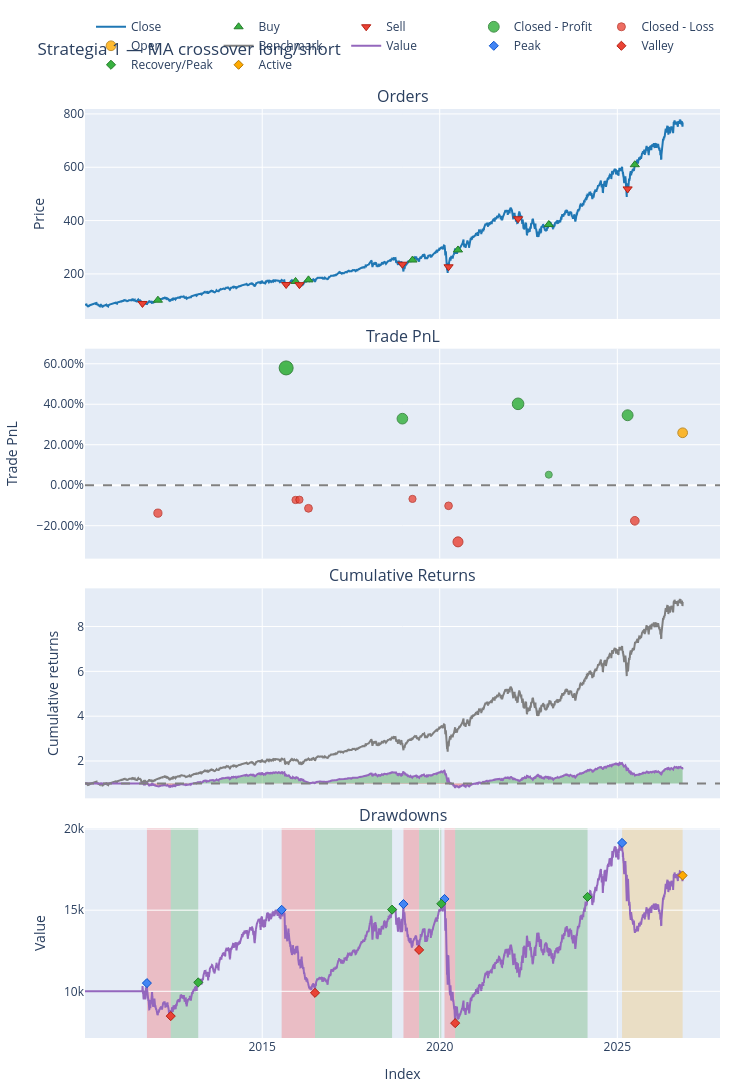

Source (notebook cell):
### Code cell
pf_ma = backtest(entries=golden, exits=death, short_entries=death, short_exits=golden)
pf_ma.plot(subplots=["orders", "trade_pnl", "cum_returns", "drawdowns"],
           title="Strategia 1 — MA crossover long/short").show()
pf_ma.stats()

### Figure 1 — Plotly figure (JSON) as saved in the notebook; plotly's stock layout.template omitted (floating-point values rounded to 4 significant figures; data arrays with more than 128 entries replaced by an {"elided": "..."} marker saying what was removed)
{"data": [{"legendgroup": "0", "line": {"color": "#1f77b4"}, "name": "Close", "showlegend": true, "type": "scatter", "x": {"elided": "4236 str values"}, "xaxis": "x", "y": {"elided": "4236 float values"}, "yaxis": "y"}, {"customdata": [[1.0, 197.0, 9.99], [3.0, 158.3, 13.6], [5.0, 131.8, 11.71], [7.0, 109.3, 13.78], [9.0, 79.65, 11.54], [11.0, 60.52, 11.66], [13.0, 54.15, 16.5]], "hovertemplate": "Order Id: %{customdata[0]}<br>Timestamp: %{x}<br>Price: %{y}<br>Size: %{customdata[1]:.6f}<br>Fees: %{customdata[2]:.6f}", "legendgroup": "1", "marker": {"color": "#37B13F", "line": {"color": "rgb(38,123,44)", "width": 1}, "size": 8, "symbol": "triangle-up"}, "mode": "markers", "name": "Buy", "type": "scatter", "x": ["2012-01-24T00:00:00", "2015-12-10T00:00:00", "2016-04-21T00:00:00", "2019-03-27T00:00:00", "2020-07-07T00:00:00", "2023-01-27T00:00:00", "2025-06-30T00:00:00"], "xaxis": "x", "y": [101.4, 171.8, 177.7, 252.1, 289.9, 385.2, 609.4], "yaxis": "y"}, {"customdata": [[0.0, 112.0, 4.998], [2.0, 169.8, 13.61], [4.0, 146.8, 11.72], [6.0, 116.7, 13.8], [8.0, 101.9, 11.56], [10.0, 57.37, 11.67], [12.0, 63.67, 16.51]], "hovertemplate": "Order Id: %{customdata[0]}<br>Timestamp: %{x}<br>Price: %{y}<br>Size: %{customdata[1]:.6f}<br>Fees: %{customdata[2]:.6f}", "legendgroup": "2", "marker": {"color": "#EA4335", "line": {"color": "rgb(181,31,18)", "width": 1}, "size": 8, "symbol": "triangle-down"}, "mode": "markers", "name": "Sell", "type": "scatter", "x": ["2011-08-18T00:00:00", "2015-09-04T00:00:00", "2016-01-19T00:00:00", "2018-12-13T00:00:00", "2020-04-01T00:00:00", "2022-03-17T00:00:00", "2025-04-17T00:00:00"], "xaxis": "x", "y": [89.21, 160.3, 159.7, 236.3, 226.7, 406.8, 518.8], "yaxis": "y"}, {"customdata": [[1.0, 1.0, 4992.0, 0.5793], [5.0, 5.0, 3412.0, 0.3288], [9.0, 9.0, 3345.0, 0.4021], [10.0, 10.0, 606.5, 0.052], [11.0, 11.0, 4240.0, 0.3456]], "hovertemplate": "Exit Trade Id: %{customdata[0]}<br>Position Id: %{customdata[1]}<br>Exit Timestamp: %{x}<br>PnL: %{customdata[2]:.6f}<br>Return: %{customdata[3]:.2%}", "legendgroup": "3", "marker": {"color": "#37B13F", "line": {"color": "rgb(38,123,44)", "width": 1}, "opacity": [0.9, 0.8287, 0.8496, 0.75, 0.8335], "size": [14.0, 10.67, 11.65, 7.0, 10.9], "symbol": "circle"}, "mode": "markers", "name": "Closed - Profit", "type": "scatter", "x": ["2015-09-04T00:00:00", "2018-12-13T00:00:00", "2022-03-17T00:00:00", "2023-01-27T00:00:00", "2025-04-17T00:00:00"], "xaxis": "x2", "y": [0.5793, 0.3288, 0.4021, 0.052, 0.3456], "yaxis": "y2"}, {"customdata": [[0.0, 0.0, -1378.0, -0.1379], [2.0, 2.0, -990.9, -0.07283], [3.0, 3.0, -904.0, -0.07165], [4.0, 4.0, -1335.0, -0.114], [6.0, 6.0, -933.1, -0.06767], [7.0, 7.0, -1307.0, -0.1017], [8.0, 8.0, -3232.0, -0.2798], [12.0, 12.0, -2902.0, -0.1758]], "hovertemplate": "Exit Trade Id: %{customdata[0]}<br>Position Id: %{customdata[1]}<br>Exit Timestamp: %{x}<br>PnL: %{customdata[2]:.6f}<br>Return: %{customdata[3]:.2%}", "legendgroup": "4", "marker": {"color": "#EA4335", "line": {"color": "rgb(181,31,18)", "width": 1}, "opacity": [0.7744, 0.7559, 0.7556, 0.7676, 0.7545, 0.7641, 0.8148, 0.7852], "size": [8.14, 7.276, 7.261, 7.823, 7.208, 7.659, 10.02, 8.643], "symbol": "circle"}, "mode": "markers", "name": "Closed - Loss", "type": "scatter", "x": ["2012-01-24T00:00:00", "2015-12-10T00:00:00", "2016-01-19T00:00:00", "2016-04-21T00:00:00", "2019-03-27T00:00:00", "2020-04-01T00:00:00", "2020-07-07T00:00:00", "2025-06-30T00:00:00"], "xaxis": "x2", "y": [-0.1379, -0.07283, -0.07165, -0.114, -0.06767, -0.1017, -0.2798, -0.1758], "yaxis": "y2"}, {"customdata": [[13.0, 13.0, 3525.0, 0.2591]], "hovertemplate": "Exit Trade Id: %{customdata[0]}<br>Position Id: %{customdata[1]}<br>Exit Timestamp: %{x}<br>PnL: %{customdata[2]:.6f}<br>Return: %{customdata[3]:.2%}", "legendgroup": "5", "marker": {"color": "#FFAA00", "line": {"color": "rgb(178,118,0)", "width": 1}, "opacity": [0.8089], "size": [9.749], "symbol": "circle"}, "mode": "markers", "name": "Open", "type": "scatter", "x": ["2026-11-04T00:00:00"], "xaxis": "x2", "y": [0.2591], "yaxis": "y2"}, {"legendgroup": "6", "line": {"color": "#7f7f7f"}, "name": "Benchmark", "showlegend": true, "type": "scatter", "x": {"elided": "4236 str values"}, "xaxis": "x3", "y": {"elided": "4236 float values"}, "yaxis": "y3"}, {"hoverinfo": "skip", "legendgroup": "7", "line": {"color": "rgba(0, 0, 0, 0)", "width": 0}, "opacity": 0, "showlegend": false, "type": "scatter", "x": {"elided": "4236 str values"}, "xaxis": "x3", "y": {"elided": "4236 int values"}, "yaxis": "y3"}, {"connectgaps": false, "fill": "tonexty", "fillcolor": "rgba(0, 128, 0, 0.3)", "hoverinfo": "skip", "legendgroup": "7", "line": {"color": "rgba(0, 0, 0, 0)", "width": 0}, "opacity": 0, "showlegend": false, "type": "scatter", "x": {"elided": "4236 str values"}, "xaxis": "x3", "y": {"elided": "4236 float values"}, "yaxis": "y3"}, {"hoverinfo": "skip", "legendgroup": "7", "line": {"color": "rgba(0, 0, 0, 0)", "width": 0}, "opacity": 0, "showlegend": false, "type": "scatter", "x": {"elided": "4236 str values"}, "xaxis": "x3", "y": {"elided": "4236 int values"}, "yaxis": "y3"}, {"connectgaps": false, "fill": "tonexty", "fillcolor": "rgba(255, 0, 0, 0.3)", "hoverinfo": "skip", "legendgroup": "7", "line": {"color": "rgba(0, 0, 0, 0)", "width": 0}, "opacity": 0, "showlegend": false, "type": "scatter", "x": {"elided": "4236 str values"}, "xaxis": "x3", "y": {"elided": "4236 float values"}, "yaxis": "y3"}, {"legendgroup": "8", "line": {"color": "#9467bd"}, "name": "Value", "showlegend": true, "type": "scatter", "x": {"elided": "4236 str values"}, "xaxis": "x3", "y": {"elided": "4236 float values"}, "yaxis": "y3"}, {"hoverinfo": "skip", "legendgroup": "7", "line": {"color": "rgba(0, 0, 0, 0)", "width": 0}, "opacity": 0.0, "showlegend": false, "type": "scatter", "x": {"elided": "4236 str values"}, "xaxis": "x3", "y": {"elided": "4236 int values"}, "yaxis": "y3"}, {"legendgroup": "8", "line": {"color": "#9467bd"}, "name": "Value", "showlegend": false, "type": "scatter", "x": {"elided": "4236 str values"}, "xaxis": "x4", "y": {"elided": "4236 float values"}, "yaxis": "y4"}, {"customdata": [[1], [57], [60], [65], [89]], "hovertemplate": "Drawdown Id: %{customdata[0]}<br>Peak Timestamp: %{x}<br>Peak Value: %{y}", "legendgroup": "9", "marker": {"color": "#4285F4", "line": {"color": "rgb(11,84,205)", "width": 1}, "size": 7, "symbol": "diamond"}, "mode": "markers", "name": "Peak", "type": "scatter", "x": ["2011-10-03T00:00:00", "2015-07-20T00:00:00", "2018-12-24T00:00:00", "2020-02-19T00:00:00", "2025-02-19T00:00:00"], "xaxis": "x4", "y": [10510.0, 15020.0, 15380.0, 15690.0, 19150.0], "yaxis": "y4"}, {"customdata": [["1", "-0.19352996360256552", "168 days 00:00:00"], ["57", "-0.3406416326800678", "237 days 00:00:00"], ["60", "-0.18378520383742558", "109 days 00:00:00"], ["65", "-0.48763662253063", "76 days 00:00:00"]], "hovertemplate": "Drawdown Id: %{customdata[0]}<br>Valley Timestamp: %{x}<br>Valley Value: %{y}<br>Drawdown: %{customdata[1]:.2%}<br>Duration: %{customdata[2]}", "legendgroup": "10", "marker": {"color": "#EA4335", "line": {"color": "rgb(181,31,18)", "width": 1}, "size": 7, "symbol": "diamond"}, "mode": "markers", "name": "Valley", "type": "scatter", "x": ["2012-06-04T00:00:00", "2016-06-27T00:00:00", "2019-06-03T00:00:00", "2020-06-08T00:00:00"], "xaxis": "x4", "y": [8472.0, 9905.0, 12550.0, 8039.0], "yaxis": "y4"}, {"customdata": [["1", "0.24517061324789413", "194 days 00:00:00"], ["57", "0.517862598826302", "548 days 00:00:00"], ["60", "0.22647217734890088", "159 days 00:00:00"], ["65", "0.9675976644135448", "939 days 00:00:00"]], "hovertemplate": "Drawdown Id: %{customdata[0]}<br>End Timestamp: %{x}<br>End Value: %{y}<br>Return: %{customdata[1]:.2%}<br>Duration: %{customdata[2]}", "legendgroup": "11", "marker": {"color": "#37B13F", "line": {"color": "rgb(38,123,44)", "width": 1}, "size": 7, "symbol": "diamond"}, "mode": "markers", "name": "Recovery/Peak", "type": "scatter", "x": ["2013-03-14T00:00:00", "2018-08-29T00:00:00", "2020-01-17T00:00:00", "2024-03-01T00:00:00"], "xaxis": "x4", "y": [10550.0, 15030.0, 15390.0, 15820.0], "yaxis": "y4"}, {"customdata": [["89", "-0.2893882568739667", "430 days 00:00:00"]], "hovertemplate": "Drawdown Id: %{customdata[0]}<br>End Timestamp: %{x}<br>End Value: %{y}<br>Return: %{customdata[1]:.2%}<br>Duration: %{customdata[2]}", "legendgroup": "12", "marker": {"color": "#FFAA00", "line": {"color": "rgb(178,118,0)", "width": 1}, "size": 7, "symbol": "diamond"}, "mode": "markers", "name": "Active", "type": "scatter", "x": ["2026-11-04T00:00:00"], "xaxis": "x4", "y": [17140.0], "yaxis": "y4"}], "layout": {"annotations": [{"font": {"size": 16}, "showarrow": false, "text": "Orders", "x": 0.5, "xanchor": "center", "xref": "paper", "y": 1.0, "yanchor": "bottom", "yref": "paper"}, {"font": {"size": 16}, "showarrow": false, "text": "Trade PnL", "x": 0.5, "xanchor": "center", "xref": "paper", "y": 0.742, "yanchor": "bottom", "yref": "paper"}, {"font": {"size": 16}, "showarrow": false, "text": "Cumulative Returns", "x": 0.5, "xanchor": "center", "xref": "paper", "y": 0.484, "yanchor": "bottom", "yref": "paper"}, {"font": {"size": 16}, "showarrow": false, "text": "Drawdowns", "x": 0.5, "xanchor": "center", "xref": "paper", "y": 0.226, "yanchor": "bottom", "yref": "paper"}], "height": 1250, "legend": {"orientation": "h", "traceorder": "normal", "x": 1, "xanchor": "right", "y": 1.032, "yanchor": "bottom"}, "margin": {"b": 30, "l": 30, "r": 30, "t": 30}, "shapes": [{"line": {"color": "gray", "dash": "dash"}, "type": "line", "x0": 0.0, "x1": 1.0, "xref": "paper", "y0": 0, "y1": 0, "yref": "y2"}, {"line": {"color": "gray", "dash": "dash"}, "type": "line", "x0": 0.0, "x1": 1.0, "xref": "paper", "y0": 1, "y1": 1, "yref": "y3"}, {"fillcolor": "red", "layer": "below", "line": {"width": 0}, "opacity": 0.2, "type": "rect", "x0": "2011-10-03T00:00:00", "x1": "2012-06-04T00:00:00", "xref": "x4", "y0": 0.0, "y1": 0.226, "yref": "paper"}, {"fillcolor": "red", "layer": "below", "line": {"width": 0}, "opacity": 0.2, "type": "rect", "x0": "2015-07-20T00:00:00", "x1": "2016-06-27T00:00:00", "xref": "x4", "y0": 0.0, "y1": 0.226, "yref": "paper"}, {"fillcolor": "red", "layer": "below", "line": {"width": 0}, "opacity": 0.2, "type": "rect", "x0": "2018-12-24T00:00:00", "x1": "2019-06-03T00:00:00", "xref": "x4", "y0": 0.0, "y1": 0.226, "yref": "paper"}, {"fillcolor": "red", "layer": "below", "line": {"width": 0}, "opacity": 0.2, "type": "rect", "x0": "2020-02-19T00:00:00", "x1": "2020-06-08T00:00:00", "xref": "x4", "y0": 0.0, "y1": 0.226, "yref": "paper"}, {"fillcolor": "green", "layer": "below", "line": {"width": 0}, "opacity": 0.2, "type": "rect", "x0": "2012-06-04T00:00:00", "x1": "2013-03-14T00:00:00", "xref": "x4", "y0": 0.0, "y1": 0.226, "yref": "paper"}, {"fillcolor": "green", "layer": "below", "line": {"width": 0}, "opacity": 0.2, "type": "rect", "x0": "2016-06-27T00:00:00", "x1": "2018-08-29T00:00:00", "xref": "x4", "y0": 0.0, "y1": 0.226, "yref": "paper"}, {"fillcolor": "green", "layer": "below", "line": {"width": 0}, "opacity": 0.2, "type": "rect", "x0": "2019-06-03T00:00:00", "x1": "2020-01-17T00:00:00", "xref": "x4", "y0": 0.0, "y1": 0.226, "yref": "paper"}, {"fillcolor": "green", "layer": "below", "line": {"width": 0}, "opacity": 0.2, "type": "rect", "x0": "2020-06-08T00:00:00", "x1": "2024-03-01T00:00:00", "xref": "x4", "y0": 0.0, "y1": 0.226, "yref": "paper"}, {"fillcolor": "orange", "layer": "below", "line": {"width": 0}, "opacity": 0.2, "type": "rect", "x0": "2025-02-19T00:00:00", "x1": "2026-11-04T00:00:00", "xref": "x4", "y0": 0.0, "y1": 0.226, "yref": "paper"}], "showlegend": true, "title": {"text": "Strategia 1 — MA crossover long/short"}, "width": 750, "xaxis": {"anchor": "y", "domain": [0.0, 1.0], "matches": "x4", "showticklabels": false}, "xaxis2": {"anchor": "y2", "domain": [0.0, 1.0], "matches": "x4", "showticklabels": false}, "xaxis3": {"anchor": "y3", "domain": [0.0, 1.0], "matches": "x4", "showticklabels": false}, "xaxis4": {"anchor": "y4", "domain": [0.0, 1.0], "title": {"text": "Index"}}, "yaxis": {"anchor": "x", "domain": [0.774, 1.0], "title": {"text": "Price"}}, "yaxis2": {"anchor": "x2", "domain": [0.516, 0.742], "tickformat": ".2%", "title": {"text": "Trade PnL"}}, "yaxis3": {"anchor": "x3", "domain": [0.258, 0.484], "title": {"text": "Cumulative returns"}}, "yaxis4": {"anchor": "x4", "domain": [0.0, 0.226], "title": {"text": "Value"}}}}
